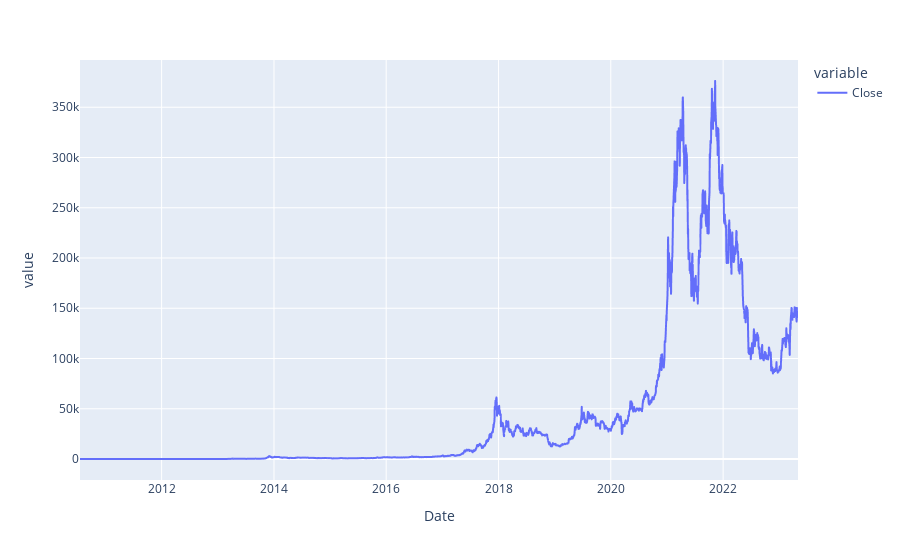

Notebook source saved alongside this figure:
### Code cell
df8 = busca("btcbrl")
df8['Close'].plot()

### Figure 1 — Plotly figure (JSON) as saved in the notebook; plotly's stock layout.template omitted (floating-point values rounded to 4 significant figures; data arrays with more than 128 entries replaced by an {"elided": "..."} marker saying what was removed)
{"data": [{"hovertemplate": "variable=Close<br>Date=%{x}<br>value=%{y}<extra></extra>", "legendgroup": "Close", "line": {"color": "#636efa", "dash": "solid"}, "marker": {"symbol": "circle"}, "mode": "lines", "name": "Close", "showlegend": true, "type": "scattergl", "x": {"elided": "3171 str values"}, "xaxis": "x", "y": {"elided": "3171 float values"}, "yaxis": "y"}], "layout": {"legend": {"title": {"text": "variable"}, "tracegroupgap": 0}, "margin": {"t": 60}, "xaxis": {"anchor": "y", "domain": [0, 1], "title": {"text": "Date"}}, "yaxis": {"anchor": "x", "domain": [0, 1], "title": {"text": "value"}}}}
